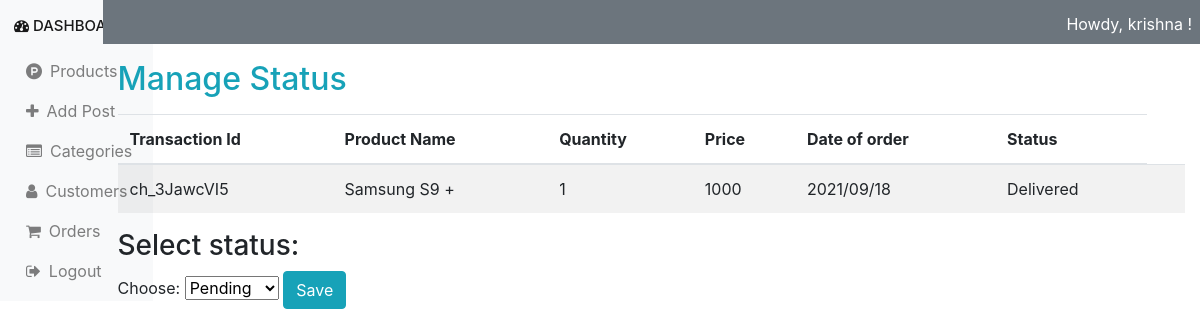
Page /managestatus.php?id=135 (signed in) on the committed database.
### tables this page shows
CREATE TABLE `order_details` (
  `order_id` int(11) NOT NULL,
  `item_name` varchar(250) NOT NULL,
  `item_price` varchar(100) NOT NULL,
  `quantity` varchar(100) NOT NULL,
  `customer_name` varchar(100) NOT NULL,
  `date_of_order` text NOT NULL,
  `tid` varchar(11) NOT NULL,
  `order_status` varchar(20) DEFAULT NULL
);

### managestatus.php (the view, shortened to what this page needs)
<?php
require"db.php";
require"header.php";
 if(isset($_SESSION['admin'])){
    if(isset($_GET['id'])){
 	$id = $_GET['id'];?>
 <div class="row">
  <div class="col-sm-1">
    <?php require"dashboard1.php"; ?>
  </div>
  <div class="col-sm">
    <?php require"dashboard.php" ?>
<div class="container">
  <div class="my-3">
    <h2 class="text-info">Manage Status</h2>
  </div>
  <div>
  	<table class="table table-striped">
  <thead>
    <tr>
      <th scope="col">Transaction Id</th>
      <th scope="col">Product Name</th>
      <th scope="col">Quantity</th>
      <th scope="col">Price</th>
      <th scope="col">Date of order</th>
      <th scope="col">Status</th>
    </tr>
  </thead>
  <tbody>
  	<?php
  	$sql = "SELECT * FROM order_details WHERE order_id='$id'";
  	$results=$conn->query($sql);
	if($results->num_rows>0){
		while($row = $results->fetch_assoc()){?>
	<tr>
  	 <td><?php echo $row['tid'] ?></td>
      <td><?php echo $row['item_name'] ?></td>
      <td><?php echo $row['quantity'] ?></td>
      <td><?php echo $row['item_price'] ?></td>
      <td><?php echo $row['date_of_order']?></td>
      <td><?php echo $row['order_status']?></td>
      <td></td>
  	</tr>
  	 <?php
  	}
  }
  else{
  	?>
	<div>
		<h2>No Order has been made by this customer.</h2>
	</div>
  <?php
	}
  ?>
  </tbody>
</table>
  </div>
  <div>
    <h3>Select status:</h3>
    <form class="form" method="post">
      <label class="form-label">Choose:</label>
      <select class="form-select" name="status">
       <option selected>Pending</option>
      </select>
      <input type="submit" name="savestatus" value="Save" class="btn btn-info">
    </form>
  </div>
</div>
</div>
</div>
<?php
	}
}
?>

### css/style.css (style rules this page uses)
h3 { display: inline-block; }

### rows in the picture
order_details: tid "ch_3JawcVI5", item_name "Samsung S9 +", quantity "1", item_price "1000", date_of_order "2021/09/18", order_status "Delivered"

### other values in the picture
$_SESSION['admin'] "krishna"
